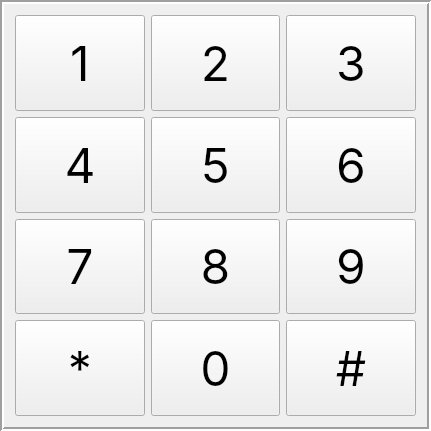
  <widget class="QFrame" name="frame_2">
   <property name="geometry">
    <rect>
     <x>10</x>
     <y>190</y>
     <width>431</width>
     <height>431</height>
    </rect>
   </property>
   <property name="sizePolicy">
    <sizepolicy hsizetype="Preferred" vsizetype="Preferred">
     <horstretch>0</horstretch>
     <verstretch>2</verstretch>
    </sizepolicy>
   </property>
   <property name="frameShape">
    <enum>QFrame::Box</enum>
   </property>
   <property name="frameShadow">
    <enum>QFrame::Sunken</enum>
   </property>
   <property name="lineWidth">
    <number>2</number>
   </property>
   <layout class="QGridLayout" name="gridLayout">
    <item row="0" column="0">
     <widget class="QPushButton" name="pushButton">
      <property name="sizePolicy">
       <sizepolicy hsizetype="Minimum" vsizetype="Expanding">
        <horstretch>0</horstretch>
        <verstretch>0</verstretch>
       </sizepolicy>
      </property>
      <property name="palette">
       <palette>
        <active>
         <colorrole role="ButtonText">
          <brush brushstyle="SolidPattern">
           <color alpha="255">
            <red>0</red>
            <green>0</green>
            <blue>0</blue>
           </color>
          </brush>
         </colorrole>
        </active>
        <inactive>
         <colorrole role="ButtonText">
          <brush brushstyle="SolidPattern">
           <color alpha="255">
            <red>0</red>
            <green>0</green>
            <blue>0</blue>
           </color>
          </brush>
         </colorrole>
        </inactive>
        <disabled>
         <colorrole role="ButtonText">
          <brush brushstyle="SolidPattern">
           <color alpha="255">
            <red>54</red>
            <green>54</green>
            <blue>54</blue>
           </color>
          </brush>
         </colorrole>
        </disabled>
       </palette>
      </property>
      <property name="font">
       <font>
        <family>SF Pro Text</family>
        <pointsize>36</pointsize>
       </font>
      </property>
      <property name="text">
       <string>1</string>
      </property>
     </widget>
    </item>
    <item row="0" column="1">
     <widget class="QPushButton" name="pushButton_2">
      <property name="sizePolicy">
       <sizepolicy hsizetype="Minimum" vsizetype="Expanding">
        <horstretch>0</horstretch>
        <verstretch>0</verstretch>
       </sizepolicy>
      </property>
      <property name="palette">
       <palette>
        <active>
         <colorrole role="ButtonText">
          <brush brushstyle="SolidPattern">
           <color alpha="255">
            <red>0</red>
            <green>0</green>
            <blue>0</blue>
           </color>
          </brush>
         </colorrole>
        </active>
        <inactive>
         <colorrole role="ButtonText">
          <brush brushstyle="SolidPattern">
           <color alpha="255">
            <red>0</red>
            <green>0</green>
            <blue>0</blue>
           </color>
          </brush>
         </colorrole>
        </inactive>
        <disabled>
         <colorrole role="ButtonText">
          <brush brushstyle="SolidPattern">
           <color alpha="255">
            <red>54</red>
            <green>54</green>
            <blue>54</blue>
           </color>
          </brush>
         </colorrole>
        </disabled>
       </palette>
      </property>
      <property name="font">
       <font>
        <family>SF Pro Text</family>
        <pointsize>36</pointsize>
       </font>
      </property>
      <property name="text">
       <string>2</string>
      </property>
     </widget>
    </item>
    <item row="0" column="2">
     <widget class="QPushButton" name="pushButton_3">
      <property name="sizePolicy">
       <sizepolicy hsizetype="Minimum" vsizetype="Expanding">
        <horstretch>0</horstretch>
        <verstretch>0</verstretch>
       </sizepolicy>
      </property>
      <property name="palette">
       <palette>
        <active>
         <colorrole role="ButtonText">
          <brush brushstyle="SolidPattern">
           <color alpha="255">
            <red>0</red>
            <green>0</green>
            <blue>0</blue>
           </color>
          </brush>
         </colorrole>
        </active>
        <inactive>
         <colorrole role="ButtonText">
          <brush brushstyle="SolidPattern">
           <color alpha="255">
            <red>0</red>
            <green>0</green>
            <blue>0</blue>
           </color>
          </brush>
         </colorrole>
        </inactive>
        <disabled>
         <colorrole role="ButtonText">
          <brush brushstyle="SolidPattern">
           <color alpha="255">
            <red>54</red>
            <green>54</green>
            <blue>54</blue>
           </color>
          </brush>
         </colorrole>
        </disabled>
       </palette>
      </property>
      <property name="font">
       <font>
        <family>SF Pro Text</family>
        <pointsize>36</pointsize>
       </font>
      </property>
      <property name="text">
       <string>3</string>
      </property>
     </widget>
    </item>
    <item row="1" column="0">
     <widget class="QPushButton" name="pushButton_4">
      <property name="sizePolicy">
       <sizepolicy hsizetype="Minimum" vsizetype="Expanding">
        <horstretch>0</horstretch>
        <verstretch>0</verstretch>
       </sizepolicy>
      </property>
      <property name="palette">
       <palette>
        <active>
         <colorrole role="ButtonText">
          <brush brushstyle="SolidPattern">
           <color alpha="255">
            <red>0</red>
            <green>0</green>
            <blue>0</blue>
           </color>
          </brush>
         </colorrole>
        </active>
        <inactive>
         <colorrole role="ButtonText">
          <brush brushstyle="SolidPattern">
           <color alpha="255">
            <red>0</red>
            <green>0</green>
            <blue>0</blue>
           </color>
          </brush>
         </colorrole>
        </inactive>
        <disabled>
         <colorrole role="ButtonText">
          <brush brushstyle="SolidPattern">
           <color alpha="255">
            <red>54</red>
            <green>54</green>
            <blue>54</blue>
           </color>
          </brush>
         </colorrole>
        </disabled>
       </palette>
      </property>
      <property name="font">
       <font>
        <family>SF Pro Text</family>
        <pointsize>36</pointsize>
       </font>
      </property>
      <property name="text">
       <string>4</string>
      </property>
     </widget>
    </item>
    <item row="1" column="1">
     <widget class="QPushButton" name="pushButton_5">
      <property name="sizePolicy">
       <sizepolicy hsizetype="Minimum" vsizetype="Expanding">
        <horstretch>0</horstretch>
        <verstretch>0</verstretch>
       </sizepolicy>
      </property>
      <property name="palette">
       <palette>
        <active>
         <colorrole role="ButtonText">
          <brush brushstyle="SolidPattern">
           <color alpha="255">
            <red>0</red>
            <green>0</green>
            <blue>0</blue>
           </color>
          </brush>
         </colorrole>
        </active>
        <inactive>
         <colorrole role="ButtonText">
          <brush brushstyle="SolidPattern">
           <color alpha="255">
            <red>0</red>
            <green>0</green>
            <blue>0</blue>
           </color>
          </brush>
         </colorrole>
        </inactive>
        <disabled>
         <colorrole role="ButtonText">
          <brush brushstyle="SolidPattern">
           <color alpha="255">
            <red>54</red>
            <green>54</green>
            <blue>54</blue>
           </color>
          </brush>
         </colorrole>
        </disabled>
       </palette>
      </property>
      <property name="font">
       <font>
        <family>SF Pro Text</family>
        <pointsize>36</pointsize>
       </font>
      </property>
      <property name="text">
       <string>5</string>
      </property>
     </widget>
    </item>
    <item row="1" column="2">
     <widget class="QPushButton" name="pushButton_6">
      <property name="sizePolicy">
       <sizepolicy hsizetype="Minimum" vsizetype="Expanding">
        <horstretch>0</horstretch>
        <verstretch>0</verstretch>
       </sizepolicy>
      </property>
      <property name="palette">
       <palette>
        <active>
         <colorrole role="ButtonText">
          <brush brushstyle="SolidPattern">
           <color alpha="255">
            <red>0</red>
            <green>0</green>
            <blue>0</blue>
           </color>
          </brush>
         </colorrole>
        </active>
        <inactive>
         <colorrole role="ButtonText">
          <brush brushstyle="SolidPattern">
           <color alpha="255">
            <red>0</red>
            <green>0</green>
            <blue>0</blue>
           </color>
          </brush>
         </colorrole>
        </inactive>
        <disabled>
         <colorrole role="ButtonText">
          <brush brushstyle="SolidPattern">
           <color alpha="255">
            <red>54</red>
            <green>54</green>
            <blue>54</blue>
           </color>
          </brush>
         </colorrole>
        </disabled>
       </palette>
      </property>
      <property name="font">
       <font>
        <family>SF Pro Text</family>
        <pointsize>36</pointsize>
       </font>
      </property>
      <property name="text">
       <string>6</string>
      </property>
     </widget>
    </item>
    <item row="2" column="0">
     <widget class="QPushButton" name="pushButton_7">
      <property name="sizePolicy">
       <sizepolicy hsizetype="Minimum" vsizetype="Expanding">
        <horstretch>0</horstretch>
        <verstretch>0</verstretch>
       </sizepolicy>
      </property>
      <property name="palette">
       <palette>
        <active>
         <colorrole role="ButtonText">
          <brush brushstyle="SolidPattern">
           <color alpha="255">
            <red>0</red>
            <green>0</green>
            <blue>0</blue>
           </color>
          </brush>
         </colorrole>
        </active>
        <inactive>
         <colorrole role="ButtonText">
          <brush brushstyle="SolidPattern">
           <color alpha="255">
            <red>0</red>
            <green>0</green>
            <blue>0</blue>
           </color>
          </brush>
         </colorrole>
        </inactive>
        <disabled>
         <colorrole role="ButtonText">
          <brush brushstyle="SolidPattern">
           <color alpha="255">
            <red>54</red>
            <green>54</green>
            <blue>54</blue>
           </color>
          </brush>
         </colorrole>
        </disabled>
       </palette>
      </property>
      <property name="font">
       <font>
        <family>SF Pro Text</family>
        <pointsize>36</pointsize>
       </font>
      </property>
      <property name="text">
       <string>7</string>
      </property>
     </widget>
    </item>
    <item row="2" column="1">
     <widget class="QPushButton" name="pushButton_8">
      <property name="sizePolicy">
       <sizepolicy hsizetype="Minimum" vsizetype="Expanding">
        <horstretch>0</horstretch>
        <verstretch>0</verstretch>
       </sizepolicy>
      </property>
      <property name="palette">
       <palette>
        <active>
         <colorrole role="ButtonText">
          <brush brushstyle="SolidPattern">
           <color alpha="255">
            <red>0</red>
            <green>0</green>
            <blue>0</blue>
           </color>
          </brush>
         </colorrole>
        </active>
        <inactive>
         <colorrole role="ButtonText">
          <brush brushstyle="SolidPattern">
           <color alpha="255">
            <red>0</red>
            <green>0</green>
            <blue>0</blue>
           </color>
          </brush>
         </colorrole>
        </inactive>
        <disabled>
         <colorrole role="ButtonText">
          <brush brushstyle="SolidPattern">
           <color alpha="255">
            <red>54</red>
            <green>54</green>
            <blue>54</blue>
           </color>
          </brush>
         </colorrole>
        </disabled>
       </palette>
      </property>
      <property name="font">
       <font>
        <family>SF Pro Text</family>
        <pointsize>36</pointsize>
       </font>
      </property>
      <property name="text">
       <string>8</string>
      </property>
     </widget>
    </item>
    <item row="2" column="2">
     <widget class="QPushButton" name="pushButton_9">
      <property name="sizePolicy">
       <sizepolicy hsizetype="Minimum" vsizetype="Expanding">
        <horstretch>0</horstretch>
        <verstretch>0</verstretch>
       </sizepolicy>
      </property>
      <property name="palette">
       <palette>
        <active>
         <colorrole role="ButtonText">
          <brush brushstyle="SolidPattern">
           <color alpha="255">
            <red>0</red>
            <green>0</green>
            <blue>0</blue>
           </color>
          </brush>
         </colorrole>
        </active>
        <inactive>
         <colorrole role="ButtonText">
          <brush brushstyle="SolidPattern">
           <color alpha="255">
            <red>0</red>
            <green>0</green>
            <blue>0</blue>
           </color>
          </brush>
         </colorrole>
        </inactive>
        <disabled>
         <colorrole role="ButtonText">
          <brush brushstyle="SolidPattern">
           <color alpha="255">
            <red>54</red>
            <green>54</green>
            <blue>54</blue>
           </color>
          </brush>
         </colorrole>
        </disabled>
       </palette>
      </property>
      <property name="font">
       <font>
        <family>SF Pro Text</family>
        <pointsize>36</pointsize>
       </font>
      </property>
      <property name="text">
       <string>9</string>
      </property>
     </widget>
    </item>
    <item row="3" column="0">
     <widget class="QPushButton" name="pushButton_10">
      <property name="sizePolicy">
       <sizepolicy hsizetype="Minimum" vsizetype="Expanding">
        <horstretch>0</horstretch>
        <verstretch>0</verstretch>
       </sizepolicy>
      </property>
      <property name="palette">
       <palette>
        <active>
         <colorrole role="ButtonText">
          <brush brushstyle="SolidPattern">
           <color alpha="255">
            <red>0</red>
            <green>0</green>
            <blue>0</blue>
           </color>
          </brush>
         </colorrole>
        </active>
        <inactive>
         <colorrole role="ButtonText">
          <brush brushstyle="SolidPattern">
           <color alpha="255">
            <red>0</red>
            <green>0</green>
            <blue>0</blue>
           </color>
          </brush>
         </colorrole>
        </inactive>
        <disabled>
         <colorrole role="ButtonText">
          <brush brushstyle="SolidPattern">
           <color alpha="255">
            <red>54</red>
            <green>54</green>
            <blue>54</blue>
           </color>
          </brush>
         </colorrole>
        </disabled>
       </palette>
      </property>
      <property name="font">
       <font>
        <family>SF Pro Text</family>
        <pointsize>36</pointsize>
       </font>
      </property>
      <property name="text">
       <string>*</string>
      </property>
     </widget>
    </item>
    <item row="3" column="1">
     <widget class="QPushButton" name="pushButton_11">
      <property name="sizePolicy">
       <sizepolicy hsizetype="Minimum" vsizetype="Expanding">
        <horstretch>0</horstretch>
        <verstretch>0</verstretch>
       </sizepolicy>
      </property>
      <property name="palette">
       <palette>
        <active>
         <colorrole role="ButtonText">
          <brush brushstyle="SolidPattern">
           <color alpha="255">
            <red>0</red>
            <green>0</green>
            <blue>0</blue>
           </color>
          </brush>
         </colorrole>
        </active>
        <inactive>
         <colorrole role="ButtonText">
          <brush brushstyle="SolidPattern">
           <color alpha="255">
            <red>0</red>
            <green>0</green>
            <blue>0</blue>
           </color>
          </brush>
         </colorrole>
        </inactive>
        <disabled>
         <colorrole role="ButtonText">
          <brush brushstyle="SolidPattern">
           <color alpha="255">
            <red>54</red>
            <green>54</green>
            <blue>54</blue>
           </color>
          </brush>
         </colorrole>
        </disabled>
       </palette>
      </property>
      <property name="font">
       <font>
        <family>SF Pro Text</family>
        <pointsize>36</pointsize>
       </font>
      </property>
      <property name="text">
       <string>0</string>
      </property>
     </widget>
    </item>
    <item row="3" column="2">
     <widget class="QPushButton" name="pushButton_12">
      <property name="sizePolicy">
       <sizepolicy hsizetype="Minimum" vsizetype="Expanding">
        <horstretch>0</horstretch>
        <verstretch>0</verstretch>
       </sizepolicy>
      </property>
      <property name="palette">
       <palette>
        <active>
         <colorrole role="ButtonText">
          <brush brushstyle="SolidPattern">
           <color alpha="255">
            <red>0</red>
            <green>0</green>
            <blue>0</blue>
           </color>
          </brush>
         </colorrole>
        </active>
        <inactive>
         <colorrole role="ButtonText">
          <brush brushstyle="SolidPattern">
           <color alpha="255">
            <red>0</red>
            <green>0</green>
            <blue>0</blue>
           </color>
          </brush>
         </colorrole>
        </inactive>
        <disabled>
         <colorrole role="ButtonText">
          <brush brushstyle="SolidPattern">
           <color alpha="255">
            <red>54</red>
            <green>54</green>
            <blue>54</blue>
           </color>
          </brush>
         </colorrole>
        </disabled>
       </palette>
      </property>
      <property name="font">
       <font>
        <family>SF Pro Text</family>
        <pointsize>36</pointsize>
       </font>
      </property>
      <property name="text">
       <string>#</string>
      </property>
     </widget>
    </item>
   </layout>
  </widget>
